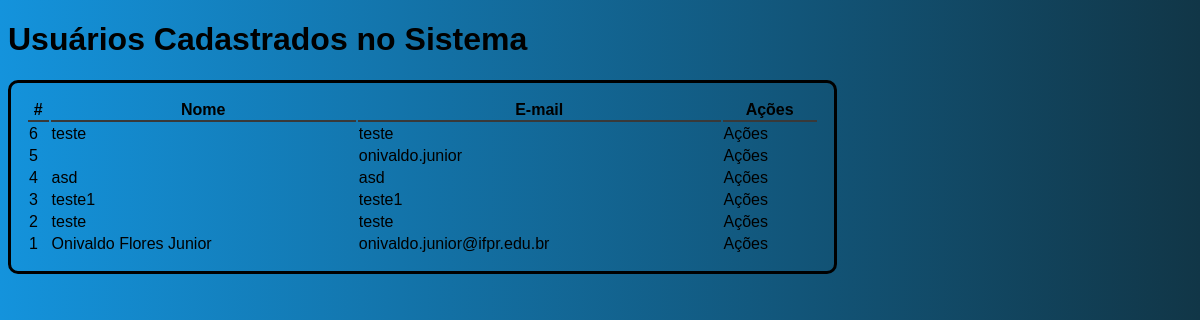
The app's page /adm/listaUsuarios.php with its own data.
### tables this page shows
CREATE TABLE IF NOT EXISTS `usuarios` (
  `id` int NOT NULL AUTO_INCREMENT,
  `nome` varchar(256) NOT NULL,
  `email` varchar(256) NOT NULL,
  `senha` varchar(256) NOT NULL,
  PRIMARY KEY (`id`)
);

### adm/listaUsuarios.php (the view, shortened to what this page needs)
<?php
    require_once("conexao.php");
    $sql = "SELECT * FROM usuarios ORDER BY id DESC";
    $result = mysqli_query($conn, $sql);
?>
<!DOCTYPE html>
<html lang="pt-br">
<head>
    <link rel="stylesheet" href="estilo/estilo.css">
</head>
<body>
    <h1>Usuários Cadastrados no Sistema</h1>
    <table class="tabela_usuarios">
        <thead>
            <tr>
                <th>#</th>
                <th>Nome</th>
                <th>E-mail</th>
                <th>Ações</th>
            </tr>
        </thead>
        <tbody>
        <?php
            while($usuario = mysqli_fetch_assoc($result)){
                echo "<tr>";
                    echo "<td>". $usuario['id'] ."</td>";
                    echo "<td>". $usuario['nome'] ."</td>";
                    echo "<td>". $usuario['email'] ."</td>";
                    echo "<td>Ações</td>";
                echo "</tr>";
            }
        ?>
        </tbody>
    </table>
</body>
</html>

### adm/estilo/estilo.css (style rules this page uses)
body { font-family: Arial, Helvetica, sans-serif; background: linear-gradient(to right, rgb(20,147,220), rgb(17,54,71)); }
.tabela_usuarios { border: 3px #000 solid; border-radius: 10px; padding: 15px; width: 70%; }
.tabela_usuarios th { border-bottom: 2px #393939 solid; }

### records on screen
usuarios: id "6", nome "teste", email "teste"
usuarios: id "5", email "onivaldo.junior"
usuarios: id "4", nome "asd", email "asd"
usuarios: id "3", nome "teste1", email "teste1"
usuarios: id "2", nome "teste", email "teste"
usuarios: id "1", nome "Onivaldo Flores Junior", email "onivaldo.junior@ifpr.edu.br"
